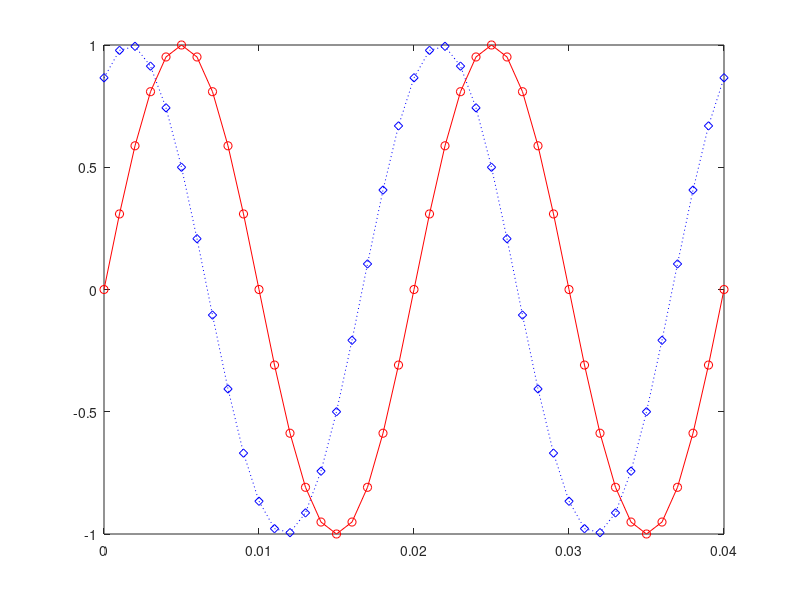

This figure's MATLAB source: (Note: this script raises an error after producing the figure.)
f=50; %setam frecventa semnalelor
T=1/f %calculam perioada semnalelor
t=0:0.001:2*T; %alegem un interval de timp de reprezentare
ph1=60*pi/180; %calculam primul defazaj transormare in rad
ph2=150*pi/180; %calculam al doilea defazaj transormare in rad
x=sin(2*pi*f*t); %calculam primul sinus
x1=sin(2*pi*f*t+ph1); %calculam al 2 sinus
x2=sin(2*pi*f*t+ph2); %calculam al 3 sinus
plot(t,x,'-or'); %afisam primul sinus
hold on; %il mentinem pe axe
plot(t,x1,':db'); %afisam al doilea sinus
hold on; %il mentinem pe axe
plot(t,x2,'--Xg'); %afisam cel de-al treilea sinus
grid on;
title('Reprezentare sinus');%atribuim un titlu graficului
xlabel('timp [s]'); %scriem text pe axa x
ylabel('Amplitudine [V]'); %scriem text pe axa y
legend('x1','x2','x3'); %inseram o legenda